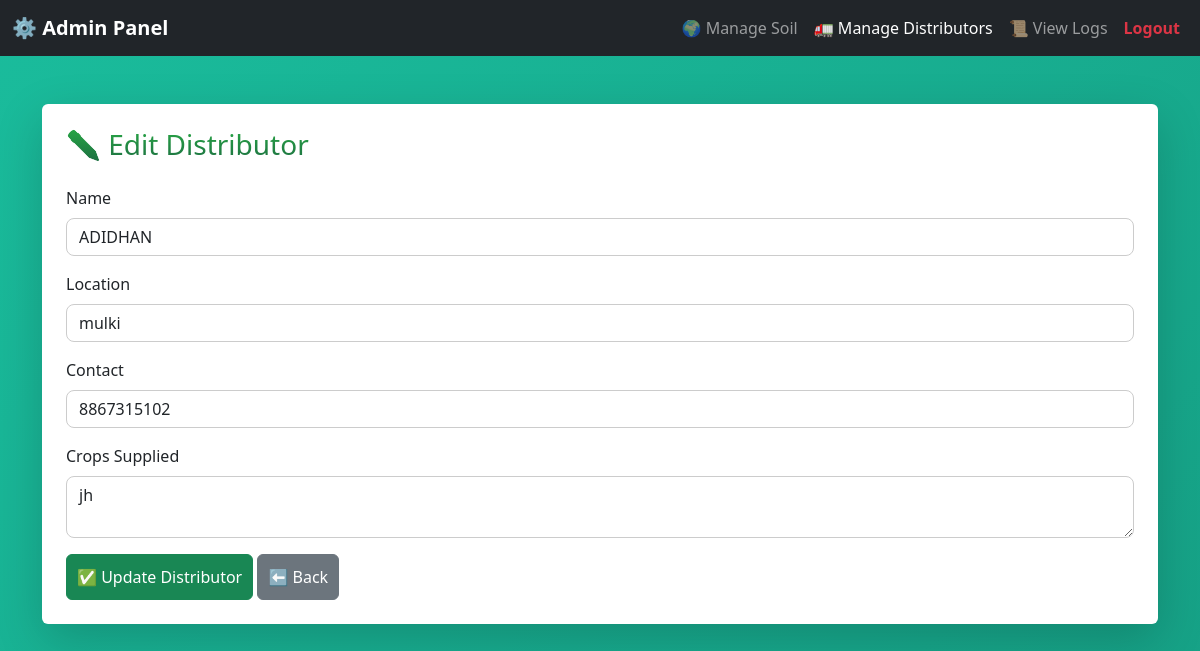
Page /edit_distributor.php?id=3 (signed in) on the committed database.
### tables this page shows
CREATE TABLE `distributors` (
  `id` int(11) NOT NULL,
  `name` varchar(100) NOT NULL,
  `location` varchar(100) NOT NULL,
  `contact` varchar(100) DEFAULT NULL,
  `crops_supplied` text NOT NULL,
  `created_at` timestamp NOT NULL DEFAULT current_timestamp()
);

### edit_distributor.php (the view, shortened to what this page needs)
<?php
include("../config/logger.php");
if (isset($_GET['id'])) {
    $id = $_GET['id'];
    $sql = "SELECT * FROM distributors WHERE id=?";
    $stmt = $conn->prepare($sql);
    $stmt->bind_param("i", $id);
    $stmt->execute();
    $result = $stmt->get_result();
    $distributor = $result->fetch_assoc();
}
?>
<!DOCTYPE html>
<html lang="en">
<head>
    <link href="https://cdn.jsdelivr.net/npm/bootstrap@5.3.3/dist/css/bootstrap.min.css" rel="stylesheet">
    <link rel="stylesheet" href="../ss1.css">
</head>
<body class="dashboard-body">
    <nav class="navbar navbar-expand-lg navbar-dark bg-dark">
        <div class="container-fluid">
            <a class="navbar-brand fw-bold" href="admin.php">⚙️ Admin Panel</a>
            <div class="collapse navbar-collapse">
                <ul class="navbar-nav ms-auto">
                    <li class="nav-item"><a class="nav-link" href="soil.php">🌍 Manage Soil</a></li>
                    <li class="nav-item"><a class="nav-link active" href="distributor.php">🚛 Manage Distributors</a></li>
                    <li class="nav-item"><a class="nav-link" href="logs.php">📜 View Logs</a></li>
                    <li class="nav-item"><a class="nav-link text-danger fw-bold" href="../auth/logout.php">Logout</a></li>
                </ul>
            </div>
        </div>
    </nav>
    <div class="container mt-5">
        <div class="card shadow-lg p-4">
            <h2 class="text-primary mb-4">✏️ Edit Distributor</h2>
            <form method="POST">
                <div class="mb-3">
                    <label class="form-label">Name</label>
                    <input type="text" name="name" value="<?= $distributor['name'] ?>" class="form-control" required>
                </div>
                <div class="mb-3">
                    <label class="form-label">Location</label>
                    <input type="text" name="location" value="<?= $distributor['location'] ?>" class="form-control" required>
                </div>
                <div class="mb-3">
                    <label class="form-label">Contact</label>
                    <input type="text" name="contact" value="<?= $distributor['contact'] ?>" class="form-control">
                </div>
                <div class="mb-3">
                    <label class="form-label">Crops Supplied</label>
                    <textarea name="crops_supplied" class="form-control" required><?= $distributor['crops_supplied'] ?></textarea>
                </div>
                <button type="submit" name="update_distributor" class="btn btn-success">✅ Update Distributor</button>
                <a href="distributor.php" class="btn btn-secondary">⬅️ Back</a>
            </form>
        </div>
    </div>
</body>
</html>

### ss1.css (style rules this page uses)
body { background: linear-gradient(135deg, #95e7e3, #f2b0c5); font-family: 'Segoe UI', Tahoma, Geneva, Verdana, sans-serif; }
.card { background: #fff; border: none; }
.btn { font-size: 1rem; padding: 10px; }
a { text-decoration: none; }
.dashboard-body { background: linear-gradient(135deg, #e3f9e5, #fdfdfd); min-height: 100vh; font-family: 'Segoe UI', Tahoma, Geneva, Verdana, sans-serif; }
h2 { font-size: 28px; background: -webkit-linear-gradient(#28a745, #1d6f42); -webkit-background-clip: text; -webkit-text-fill-color: transparent; }
.dashboard-body { background: linear-gradient(135deg, #1abc9c, #16a085); min-height: 100vh; font-family: 'Segoe UI', Tahoma, Geneva, Verdana, sans-serif; }
form input, form textarea { border-radius: 8px !important; border: 1px solid #ccc !important; }

### rows in the picture
distributors: name "ADIDHAN", location "mulki", contact "8867315102", crops_supplied "jh"
